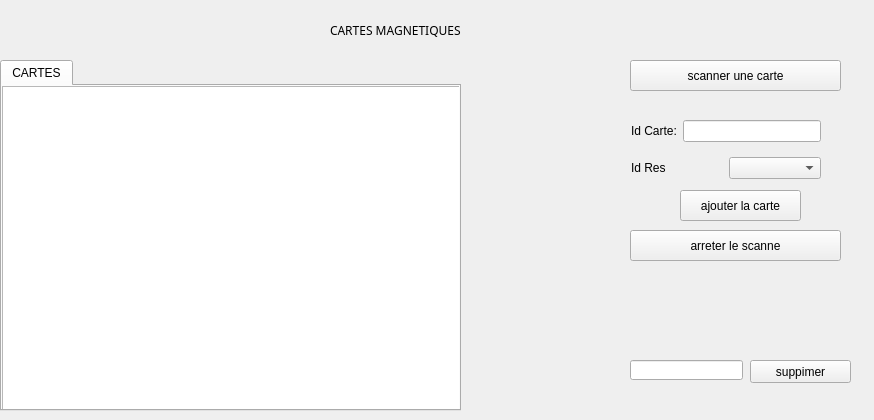
   <widget class="QWidget" name="alertes">
    <widget class="QLabel" name="label_54">
     <property name="geometry">
      <rect>
       <x>0</x>
       <y>0</y>
       <width>865</width>
       <height>376</height>
      </rect>
     </property>
     <property name="font">
      <font>
       <family>Kozuka Gothic Pr6N B</family>
      </font>
     </property>
     <property name="styleSheet">
      <string notr="true"/>
     </property>
     <property name="frameShadow">
      <enum>QFrame::Raised</enum>
     </property>
     <property name="lineWidth">
      <number>30</number>
     </property>
     <property name="text">
      <string/>
     </property>
    </widget>
    <widget class="QTabWidget" name="tabWidget_2">
     <property name="geometry">
      <rect>
       <x>0</x>
       <y>60</y>
       <width>461</width>
       <height>351</height>
      </rect>
     </property>
     <property name="styleSheet">
      <string notr="true"/>
     </property>
     <property name="currentIndex">
      <number>0</number>
     </property>
     <widget class="QWidget" name="tab_3">
      <attribute name="title">
       <string>CARTES</string>
      </attribute>
      <widget class="QTableView" name="tableView_5">
       <property name="geometry">
        <rect>
         <x>0</x>
         <y>0</y>
         <width>461</width>
         <height>341</height>
        </rect>
       </property>
      </widget>
      <widget class="QPushButton" name="Button_efface">
       <property name="geometry">
        <rect>
         <x>740</x>
         <y>300</y>
         <width>91</width>
         <height>31</height>
        </rect>
       </property>
       <property name="text">
        <string>Tout effacer</string>
       </property>
      </widget>
     </widget>
    </widget>
    <widget class="QLabel" name="label_59">
     <property name="geometry">
      <rect>
       <x>330</x>
       <y>20</y>
       <width>201</width>
       <height>21</height>
      </rect>
     </property>
     <property name="font">
      <font>
       <family>Kozuka Gothic Pr6N B</family>
      </font>
     </property>
     <property name="text">
      <string>CARTES MAGNETIQUES</string>
     </property>
    </widget>
    <widget class="QPushButton" name="scanner">
     <property name="geometry">
      <rect>
       <x>630</x>
       <y>60</y>
       <width>211</width>
       <height>31</height>
      </rect>
     </property>
     <property name="cursor">
      <cursorShape>PointingHandCursor</cursorShape>
     </property>
     <property name="text">
      <string>scanner une carte</string>
     </property>
    </widget>
    <widget class="QLineEdit" name="lineEdit_cartesupp">
     <property name="geometry">
      <rect>
       <x>630</x>
       <y>360</y>
       <width>113</width>
       <height>20</height>
      </rect>
     </property>
    </widget>
    <widget class="QPushButton" name="suppimer_carte">
     <property name="geometry">
      <rect>
       <x>750</x>
       <y>360</y>
       <width>101</width>
       <height>23</height>
      </rect>
     </property>
     <property name="cursor">
      <cursorShape>PointingHandCursor</cursorShape>
     </property>
     <property name="text">
      <string>suppimer</string>
     </property>
    </widget>
    <widget class="QStackedWidget" name="stackedWidget">
     <property name="geometry">
      <rect>
       <x>620</x>
       <y>100</y>
       <width>221</width>
       <height>161</height>
      </rect>
     </property>
     <property name="currentIndex">
      <number>0</number>
     </property>
     <widget class="QWidget" name="page">
      <widget class="QPushButton" name="arreter_scanne">
       <property name="geometry">
        <rect>
         <x>10</x>
         <y>130</y>
         <width>211</width>
         <height>31</height>
        </rect>
       </property>
       <property name="cursor">
        <cursorShape>PointingHandCursor</cursorShape>
       </property>
       <property name="text">
        <string>arreter le scanne</string>
       </property>
      </widget>
      <widget class="QPushButton" name="pushButton">
       <property name="geometry">
        <rect>
         <x>60</x>
         <y>90</y>
         <width>121</width>
         <height>31</height>
        </rect>
       </property>
       <property name="cursor">
        <cursorShape>PointingHandCursor</cursorShape>
       </property>
       <property name="text">
        <string>ajouter la carte</string>
       </property>
      </widget>
      <widget class="QWidget" name="layoutWidget">
       <property name="geometry">
        <rect>
         <x>11</x>
         <y>11</y>
         <width>190</width>
         <height>78</height>
        </rect>
       </property>
       <layout class="QVBoxLayout" name="verticalLayout_7">
        <item>
         <layout class="QHBoxLayout" name="horizontalLayout_7">
          <item>
           <widget class="QLabel" name="label">
            <property name="text">
             <string>Id Carte:</string>
            </property>
           </widget>
          </item>
          <item>
           <widget class="QLineEdit" name="lineEdit_idCarte"/>
          </item>
         </layout>
        </item>
        <item>
         <layout class="QHBoxLayout" name="horizontalLayout_8">
          <item>
           <widget class="QLabel" name="label_2">
            <property name="text">
             <string>Id Res</string>
            </property>
           </widget>
          </item>
          <item>
           <widget class="QComboBox" name="comboBox_id_res_carte"/>
          </item>
         </layout>
        </item>
       </layout>
      </widget>
     </widget>
     <widget class="QWidget" name="page_2"/>
    </widget>
   </widget>
